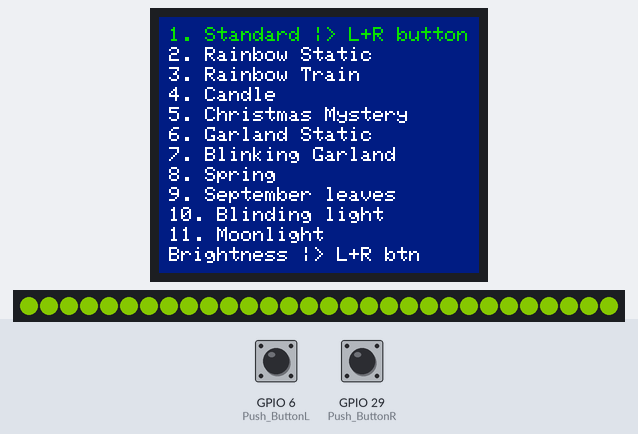
This sketch was run on a simulated ESP32-S3. Parts: 160×128 colour display, 30 RGB LEDs in strip order, left to right. The inputs (shaded band) are chosen by the test bench; at power-on: GPIO 6 (Push_ButtonL) LOW, GPIO 29 (Push_ButtonR) LOW. Dim RGB values are drawn brighter than linear; random numbers use the default seed unless the sketch sets one; what the sketch prints to the serial monitor is not drawn.

Above: at 1.4 s.
1.5 s: GPIO 6 (Push_ButtonL) pulled HIGH for 3.2 s
At 5.4 s:
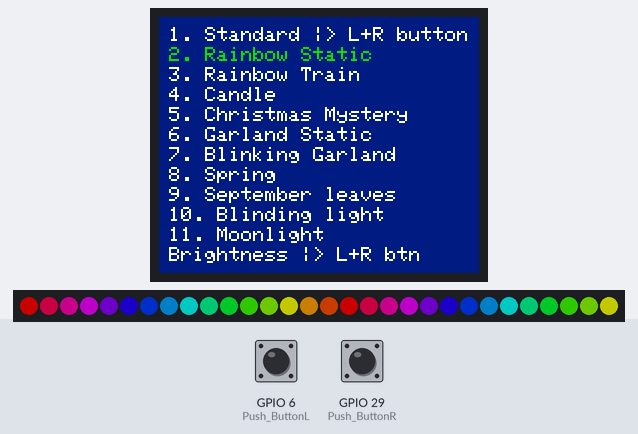
6.2 s: GPIO 29 (Push_ButtonR) pulled HIGH for 0.15 s
At 7.96 s:
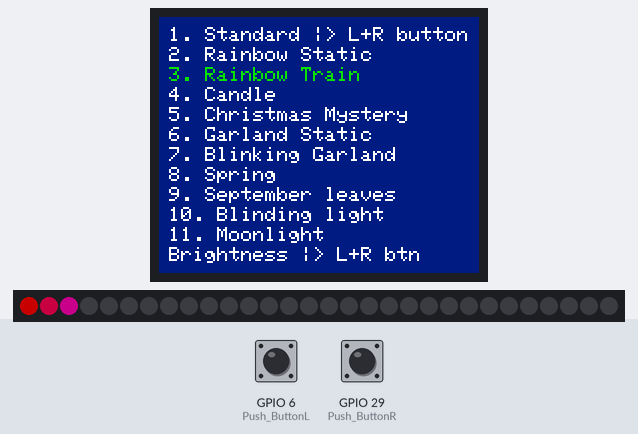
8.9 s: GPIO 29 (Push_ButtonR) pulled HIGH for 3.2 s
At 10.14 s:
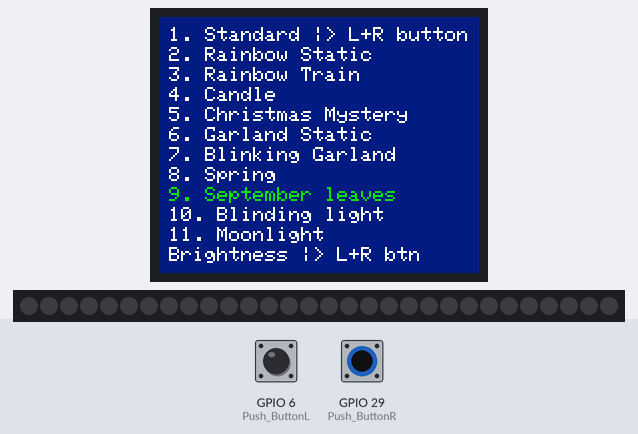
13.6 s: GPIO 29 (Push_ButtonR) pulled HIGH for 1 s
At 14.68 s:
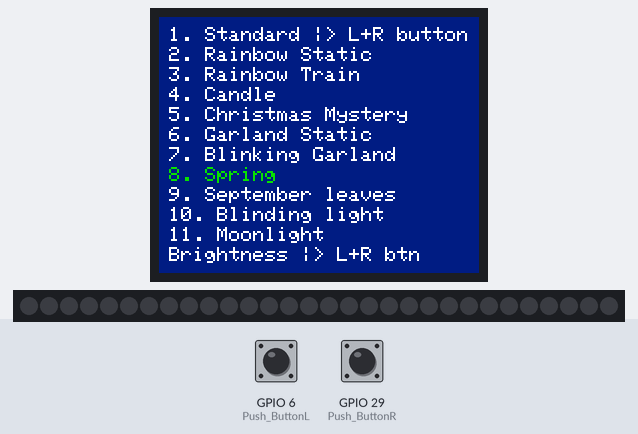
16.6 s: GPIO 6 (Push_ButtonL) pulled HIGH for 0.15 s
At 18.89 s:
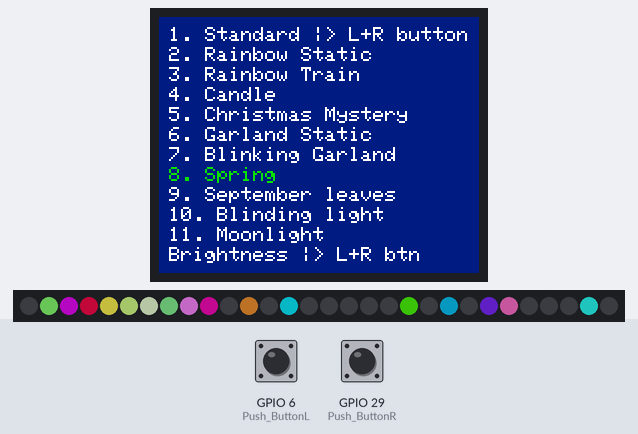
19.2 s: GPIO 6 (Push_ButtonL) pulled HIGH for 1 s
At 19.59 s:
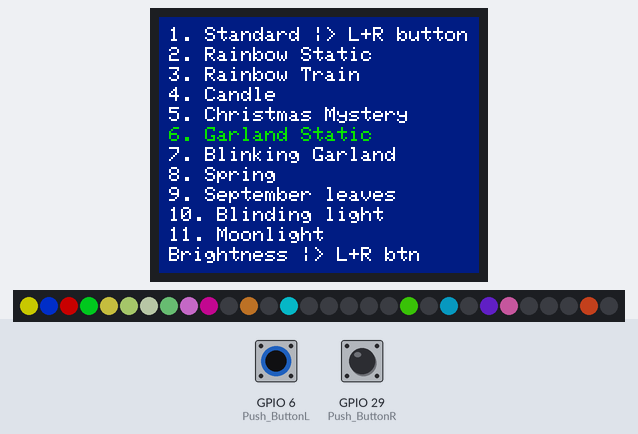

Measured:
- after the input at 1.5 s, the display: first changes after 0.15 s (image 1 shows a later state)
- after the input at 6.2 s, the display: changes at once (image 2)
- after the input at 13.6 s, the display: first changes after 0.16 s (image 4 shows a later state)

The sketch:

Firmware.ino
```cpp
#include "FastLED.h"

#include <SPI.h>

#include <Adafruit_GFX.h>

#include <Adafruit_ST7735.h>

#include <WiFi.h>

#define TFT_CS1 28

#define TFT_DC1 27

#define TFT_RST1 26

//number of leds in your led strip

#define NUM_LEDS 30

//Data pin

#define DATA_PIN 7

int CGColor = 1;

Adafruit_ST7735 tft = Adafruit_ST7735(TFT_CS1, TFT_DC1, TFT_RST1);

String Mode = "Standard |> L+R button";

int ChosenModeInt = 0;

int chooseRoGoB = 1;

String ChosenMode[] = {

"Standard |> L+R button",

"Rainbow Static",

"Rainbow Train",

"Candle",

"Christmas Mystery",

"Garland Static",

"Blinking Garland",

"Spring",

"September leaves",

"Blinding light",

"Moonlight",

"Brightness |> L+R btn"

};

const int Push_ButtonR = 29;

int Button_StateR = LOW;

const int Push_ButtonL = 6;

int Button_StateL = LOW;

int Canndlemode = 0;

int CandlebValue = 0;

String currentScrenn = "MainMenu";

int BrightnessLevel = 100;

int r = 171;

int g = 255;

int b = 0;

int color_array_for_rainbowMode[] = { 0xff0000, 0xff0055, 0xff00af, 0xef00ff, 0x8900ff, 0x2300ff, 0x003cff, 0x00a2ff, 0x00fff7, 0x00FF91, 0x00FF33, 0x3CFF00, 0x89FF00, 0xF7FF00, 0xFFA200, 0xFF4D00, 0xff0000, 0xff0055, 0xff00af, 0xef00ff, 0x8900ff, 0x2300ff, 0x003cff, 0x00a2ff, 0x00fff7, 0x00FF91, 0x00FF33, 0x3CFF00, 0x89FF00, 0xF7FF00, 0xFFA200, 0xFF4D00, 0xff0000, 0xff0055, 0xff00af, 0xef00ff, 0x8900ff, 0x2300ff, 0x003cff, 0x00a2ff, 0x00fff7, 0x00FF91, 0x00FF33, 0x3CFF00, 0x89FF00, 0xF7FF00, 0xFFA200, 0xFF4D00, 0xff0000, 0xff0055, 0xff00af, 0xef00ff, 0x8900ff, 0x2300ff, 0x003cff, 0x00a2ff, 0x00fff7, 0x00FF91, 0x00FF33, 0x3CFF00, 0x89FF00, 0xF7FF00, 0xFFA200, 0xFF4D00, 0xff0000, 0xff0055, 0xff00af, 0xef00ff, 0x8900ff, 0x2300ff, 0x003cff, 0x00a2ff, 0x00fff7, 0x00FF91, 0x00FF33, 0x3CFF00, 0x89FF00, 0xF7FF00, 0xFFA200, 0xFF4D00, 0xff0000, 0xff0055, 0xff00af, 0xef00ff, 0x8900ff,

0x2300ff, 0x003cff, 0x00a2ff, 0x00fff7, 0x00FF91, 0x00FF33, 0x3CFF00, 0x89FF00, 0xF7FF00, 0xFFA200,

0xFF4D00, 0xff0000, 0xff0055, 0xff00af, 0xef00ff, 0x8900ff, 0x2300ff, 0x003cff, 0x00a2ff, 0x00fff7, 0x00FF91,0x00FF33, 0x3CFF00, 0x89FF00, 0xF7FF00, 0xFFA200, 0xFF4D00, 0xff0000, 0xff0055, 0xff00af, 0xef00ff, 0x8900ff, 0x2300ff, 0x003cff, 0x00a2ff, 0x00fff7,0x00FF91, 0x00FF33, 0x3CFF00, 0x89FF00, 0xF7FF00, 0xFFA200, 0xFF4D00, 0xff0000, 0xff0055, 0xff00af, 0xef00ff, 0x8900ff, 0x2300ff, 0x003cff, 0x00a2ff, 0x00fff7, 0x00FF91, 0x00FF33, 0x3CFF00, 0x89FF00, 0xF7FF00, 0xFFA200, 0xFF4D00, 0xff0000, 0xff0055, 0xff00af, 0xef00ff, 0x8900ff, 0x2300ff, 0x003cff, 0x00a2ff, 0x00fff7, 0x00FF91, 0x00FF33, 0x3CFF00, 0x89FF00, 0xF7FF00, 0xFFA200, 0xFF4D00, 0xff0000, 0xff0055,

0xff00af, 0xef00ff, 0x8900ff, 0x2300ff, 0x003cff, 0x00a2ff, 0x00fff7, 0x00FF91, 0x00FF33, 0x3CFF00, 0x89FF00, 0xF7FF00, 0xFFA200, 0xFF4D00,

};

CRGB leds[NUM_LEDS];

void setup() {

tft.initR(INITR_BLACKTAB);

tft.setRotation(1);

tft.setTextColor(0x0f00);

function (Mode);

MainMenu();

Serial.begin(115200);

FastLED.addLeds < WS2811, DATA_PIN > (leds, NUM_LEDS);

pinMode(Push_ButtonR, INPUT);

pinMode(Push_ButtonL, INPUT);

}

void MainMenu() {

currentScrenn = "MainMenu";

tft.fillScreen(0x00f0);

tft.setTextSize(1);

if (Mode == ChosenMode[0]) {

tft.setTextColor(0x0f00);

} else {

tft.setTextColor(0xffff);

}

tft.setCursor(5, 5);

tft.print("1. " + ChosenMode[0]);

if (Mode == ChosenMode[1]) {

tft.setTextColor(0x0f00);

} else {

tft.setTextColor(0xffff);

}

tft.setCursor(5, 15);

tft.print("2. " + ChosenMode[1]);

if (Mode == ChosenMode[2]) {

tft.setTextColor(0x0f00);

} else {

tft.setTextColor(0xffff);

}

tft.setCursor(5, 25);

tft.print("3. " + ChosenMode[2]);

if (Mode == ChosenMode[3]) {

tft.setTextColor(0x0f00);

} else {

tft.setTextColor(0xffff);

}

tft.setCursor(5, 35);

tft.print("4. " + ChosenMode[3]);

if (Mode == ChosenMode[4]) {

tft.setTextColor(0x0f00);

} else {

tft.setTextColor(0xffff);

}

tft.setCursor(5, 45);

tft.print("5. " + ChosenMode[4]);

if (Mode == ChosenMode[5]) {

tft.setTextColor(0x0f00);

} else {

tft.setTextColor(0xffff);

}

tft.setCursor(5, 55);

tft.print("6. " + ChosenMode[5]);

if (Mode == ChosenMode[6]) {

tft.setTextColor(0x0f00);

} else {

tft.setTextColor(0xffff);

}

tft.setCursor(5, 65);

tft.print("7. " + ChosenMode[6]);

if (Mode == ChosenMode[7]) {

tft.setTextColor(0x0f00);

} else {

tft.setTextColor(0xffff);

}

tft.setCursor(5, 75);

tft.print("8. " + ChosenMode[7]);

if (Mode == ChosenMode[8]) {

tft.setTextColor(0x0f00);

} else {

tft.setTextColor(0xffff);

}

tft.setCursor(5, 85);

tft.print("9. " + ChosenMode[8]);

if (Mode == ChosenMode[9]) {

tft.setTextColor(0x0f00);

} else {

tft.setTextColor(0xffff);

}

tft.setCursor(5, 95);

tft.print("10. " + ChosenMode[9]);

if (Mode == ChosenMode[10]) {

tft.setTextColor(0x0f00);

} else {

tft.setTextColor(0xffff);

}

tft.setCursor(5, 105);

tft.print("11. " + ChosenMode[10]);

if (Mode == ChosenMode[11]) {

tft.setTextColor(0x0f00);

} else {

tft.setTextColor(0xffff);

}

tft.setCursor(5, 115);

tft.print(ChosenMode[11]);

}

void eraseLeds() {

for (int i = 0; i < NUM_LEDS; i++) {

leds[i] = CRGB(0, 0, 0);

}

FastLED.show();

}

void

function (String Mode) {

if (Mode == "Standard |> L+R button") {

FastLED.setBrightness(BrightnessLevel);

for (int i = 0; i < NUM_LEDS; i++) {

leds[i] = CRGB(r, g, b);

}

FastLED.show();

delay(40);

}

if (Mode == "Rainbow Static") {

FastLED.setBrightness(BrightnessLevel);

for (int i = 0; i < NUM_LEDS; i++) {

leds[i] = CRGB(color_array_for_rainbowMode[i]);

}

FastLED.show();

delay(40);

}

if (Mode == "Rainbow Train") {

eraseLeds();

for (int tr = 0; tr < NUM_LEDS; tr++) {

FastLED.setBrightness(BrightnessLevel);

for (int i = 0; i < 3; i++) {

leds[tr + i] = CRGB(color_array_for_rainbowMode[tr + i]);

}

FastLED.show();

delay(20);

for (int i = 3; i > 0; i--) {

leds[tr - i] = CRGB(0, 0, 0);

}

FastLED.show();

delay(20);

if (digitalRead(Push_ButtonR) == HIGH || digitalRead(Push_ButtonL) == HIGH) {

break;

return;

}

}

}

if (Mode == "Candle") {

FastLED.setBrightness(BrightnessLevel);

for (int i = 0; i < NUM_LEDS; i++) {

leds[i] = CRGB(255, 255, CandlebValue);

if (digitalRead(Push_ButtonR) == HIGH || digitalRead(Push_ButtonL) == HIGH) {

break;

return;

}

}

FastLED.show();

FastLED.setBrightness(CandlebValue);

if (CandlebValue > 90) {

Canndlemode = 0;

}

if (Canndlemode == 0) {

CandlebValue -= 1;

}

if (CandlebValue < 20) {

Canndlemode = 1;

}

if (Canndlemode == 1) {

CandlebValue += 1;

}

delay(5);

}

if (Mode == "Christmas Mystery") {

eraseLeds();

int NOLArr[NUM_LEDS / 2] = {};

for (int i = 0; i < NUM_LEDS / 2; i++) {

int randm_led = random(NUM_LEDS);

NOLArr[i] = randm_led;

leds[randm_led] = CRGB(255, 255, 255);

if (digitalRead(Push_ButtonR) == HIGH || digitalRead(Push_ButtonL) == HIGH) {

break;

return;

}

}

float delTime = 100 / BrightnessLevel;

for (int i = 0; i < BrightnessLevel; i++) {

FastLED.setBrightness(i);

delay(5 * delTime);

FastLED.show();

if (digitalRead(Push_ButtonR) == HIGH || digitalRead(Push_ButtonL) == HIGH) {

break;

return;

}

}

for (int i = BrightnessLevel; i > 1; i--) {

FastLED.setBrightness(i);

delay(5 * delTime);

FastLED.show();

if (digitalRead(Push_ButtonR) == HIGH || digitalRead(Push_ButtonL) == HIGH) {

break;

return;

}

}

FastLED.show();

}

if (Mode == "Blinking Garland") {

int GdArr[] = {

255,

255,

0,

0,

60,

255,

255,

0,

0,

0,

255,

40

};

float delTime = 100 / BrightnessLevel;

for (int i = 0; i < NUM_LEDS; i++) {

if (CGColor == 1) {

leds[i] = CRGB(GdArr[0], GdArr[1], GdArr[2]);

i++;

CGColor++;

}

if (CGColor == 2) {

leds[i] = CRGB(GdArr[3], GdArr[4], GdArr[5]);

i++;

CGColor++;

}

if (CGColor == 3) {

leds[i] = CRGB(GdArr[6], GdArr[7], GdArr[8]);

i++;

CGColor++;

}

if (CGColor == 4) {

leds[i] = CRGB(GdArr[9], GdArr[10], GdArr[11]);

CGColor = 1;

}

if (digitalRead(Push_ButtonR) == HIGH || digitalRead(Push_ButtonL) == HIGH) {

break;

return;

}

}

FastLED.show();

for (int i = 0; i < BrightnessLevel; i++) {

FastLED.setBrightness(i);

delay(10 * delTime);

FastLED.show();

if (digitalRead(Push_ButtonR) == HIGH || digitalRead(Push_ButtonL) == HIGH) {

break;

return;

}

}

for (int i = BrightnessLevel; i > 1; i--) {

FastLED.setBrightness(i);

delay(10 * delTime);

FastLED.show();

if (digitalRead(Push_ButtonR) == HIGH || digitalRead(Push_ButtonL) == HIGH) {

break;

return;

}

}

FastLED.show();

}

if (Mode == "Garland Static") {

FastLED.setBrightness(BrightnessLevel);

int GdArr[] = {

255,

255,

0,

0,

60,

255,

255,

0,

0,

0,

255,

40

};

for (int i = 0; i < NUM_LEDS; i++) {

if (CGColor == 1) {

leds[i] = CRGB(GdArr[0], GdArr[1], GdArr[2]);

i++;

CGColor++;

}

if (CGColor == 2) {

leds[i] = CRGB(GdArr[3], GdArr[4], GdArr[5]);

i++;

CGColor++;

}

if (CGColor == 3) {

leds[i] = CRGB(GdArr[6], GdArr[7], GdArr[8]);

i++;

CGColor++;

}

if (CGColor == 4) {

leds[i] = CRGB(GdArr[9], GdArr[10], GdArr[11]);

CGColor = 1;

}

if (digitalRead(Push_ButtonR) == HIGH || digitalRead(Push_ButtonL) == HIGH) {

break;

return;

}

}

FastLED.show();

}

if (Mode == "September leaves") {

eraseLeds();

int arrAutumnColors[] = {0x64FF00,0xff0000,0x00ff00,0xffff00,0x64FF00,0xff0000,0x00ff00,0xffff00,0x64FF00,

0xff0000,0x00ff00,0xffff00,0x64FF00,0xff0000,0x00ff00,0xffff00,0x64FF00,0xff0000,0x00ff00,

0xffff00,0x64FF00,0xff0000,0x00ff00,0xffff00,0x64FF00,0xff0000,0x00ff00,0xffff00,0x64FF00,

0xff0000, 0x00ff00, 0xffff00,0x64FF00,0xff0000,0x00ff00,0xffff00,0x64FF00,0xff0000,0x00ff00,0xffff00,

0x64FF00,0xff0000,0x00ff00,0xffff00,0x64FF00,0xff0000,0x00ff00,0xffff00,0x64FF00,0xff0000,0x00ff00,

0xffff00,0x64FF00,0xff0000,0x00ff00,0xffff00,0x64FF00,0xff0000,0x00ff00,0xffff00,0x64FF00,0xff0000,

0x00ff00,0xffff00,0x64FF00,0xff0000,0x00ff00,0xffff00,0x64FF00,0xff0000,0x00ff00,0xffff00,

0x64FF00,0xff0000,0x00ff00,0xffff00,0x64FF00,0xff0000,0x00ff00,0xffff00,0x64FF00,0xff0000,

0x00ff00,0xffff00,0x64FF00,0xff0000,0x00ff00,0xffff00,0x64FF00,0xff0000,0x00ff00,0xffff00,0x64FF00,

0xff0000, 0x00ff00,0xffff00,0x64FF00,0xff0000,0x00ff00,0xffff00,0x64FF00,0xff0000,0x00ff00,0xffff00,

0x64FF00,0xff0000,0x00ff00,0xffff00,0x64FF00,0xff0000,0x00ff00,0xffff00,0x64FF00,0xff0000,0x00ff00,

0xffff00,0x64FF00,0xff0000,0x00ff00,0xffff00,0x64FF00,0xff0000,0x00ff00,0xffff00,0x64FF00,0xff0000,

0x00ff00,0xffff00,0x64FF00,0xff0000,0x00ff00,0xffff00,0x64FF00,0xff0000,0x00ff00,0xffff00,0x64FF00,

0xff0000,0x00ff00,0xffff00,0x64FF00,0xff0000,0x00ff00,0xffff00,0x64FF00,0xff0000,0x00ff00,0xffff00,

0x64FF00,

0xff0000,

0x00ff00,

0xffff00,

0x64FF00,

0xff0000,

0x00ff00,

0xffff00,

0x64FF00,

0xff0000,

0x00ff00,

0xffff00,

0x64FF00,

0xff0000,

0x00ff00,

0xffff00,

0x64FF00,

0xff0000,

0x00ff00,

0xffff00,

0x64FF00,

0xff0000,

0x00ff00,

0xffff00,

0x64FF00,

0xff0000,

0x00ff00,

0xffff00,

0x64FF00,

0xff0000,

0x00ff00,

0xffff00,

0x64FF00,

0xff0000,

0x00ff00,

0xffff00,

0x64FF00,

0xff0000,

0x00ff00,

0xffff00,

0x64FF00,

0xff0000,

0x00ff00,

0xffff00,

0x64FF00,

0xff0000,

0x00ff00,

0xffff00,

0x64FF00,

0xff0000,

0x00ff00,

0xffff00,

0x64FF00,

0xff0000,

0x00ff00,

0xffff00,

0x64FF00,

0xff0000,

0x00ff00,

0xffff00,

0x64FF00,

0xff0000,

0x00ff00,

0xffff00,

0x64FF00,

0xff0000,

0x00ff00,

0xffff00,

0x64FF00,

0xff0000,

0x00ff00,

0xffff00,

0x64FF00,

0xff0000,

0x00ff00,

0xffff00,

0x64FF00,

0xff0000,

0x00ff00,

0xffff00,

0x64FF00,

0xff0000,

0x00ff00,

0xffff00,

0x64FF00,

0xff0000,

0x00ff00,

0xffff00,

0x64FF00,

0xff0000,

0x00ff00,

0xffff00,

0x64FF00,

0xff0000,

0x00ff00,

0xffff00,

0x64FF00,

0xff0000,

0x00ff00,

0xffff00,

0x64FF00,

0xff0000,

0x00ff00,

0xffff00,

0x64FF00,

0xff0000,

0x00ff00,

0xffff00,

0x64FF00,

0xff0000,

0x00ff00,

0xffff00,

0x64FF00,

0xff0000,

0x00ff00,

0xffff00,

0x64FF00,

0xff0000,

0x00ff00,

0xffff00,

0x64FF00,

0xff0000,

0x00ff00,

0xffff00,

0x64FF00,

0xff0000,

0x00ff00,

0xffff00,

0x64FF00,

0xff0000,

0x00ff00,

0xffff00,

0x64FF00,

0xff0000,

0x00ff00,

0xffff00,

0x64FF00,

0xff0000,

0x00ff00,

0xffff00,

};

FastLED.setBrightness(BrightnessLevel);

float delTime = 100 / BrightnessLevel;

for (int i = 0; i < NUM_LEDS; i++) {

int randm_led = random(NUM_LEDS);

leds[randm_led] = CRGB(arrAutumnColors[i]);

delay(120);

FastLED.show();

if (digitalRead(Push_ButtonR) == HIGH || digitalRead(Push_ButtonL) == HIGH) {

break;

return;

}

}

for (int i = BrightnessLevel; i > 0; i--) {

FastLED.setBrightness(i);

delay(20 * delTime);

FastLED.show();

if (digitalRead(Push_ButtonR) == HIGH || digitalRead(Push_ButtonL) == HIGH) {

break;

return;

}

}

}

if (Mode == "Blinding light") {

FastLED.setBrightness(BrightnessLevel);

for (int i = 0; i < NUM_LEDS; i++) {

leds[i] = CRGB(255, 255, 255);

FastLED.show();

}

delay(50);

for (int i = 0; i < NUM_LEDS; i++) {

leds[i] = CRGB(0, 0, 0);

FastLED.show();

}

delay(50);

}

if (Mode == "Moonlight") {

FastLED.setBrightness(BrightnessLevel);

for (int i = 0; i < NUM_LEDS; i++) {

leds[i] = CRGB(220, 220, 200);

}

FastLED.show();

float delTime = 100 / BrightnessLevel;

for (int i = BrightnessLevel / 1.15; i < BrightnessLevel; i++) {

FastLED.setBrightness(i);

delay(5 * delTime);

FastLED.show();

}

for (int i = BrightnessLevel; i > BrightnessLevel / 1.15; i--) {

FastLED.setBrightness(i);

delay(5 * delTime);

FastLED.show();

}

delay(40);

}

if (Mode == "Spring") {

eraseLeds();

int arrSpringColors[] = {226, 9,67,226,9,168,212,9,226,245,205,245,130,246,107,196,118,40,242,231,78,33,197, 247,0,26,255,226,9,67,226,9,168,212,9,226,245,205,245,130,246,107,196,118,40,242,231,78,33,197,247,

0,26,255,226,9,67,226,9,168,212,9,226,245,205,245,130,246,107,196,118,40,242,231,78,33,197,247,0,26,255,226,9,67,226,9,168,212,9,226,245,205,245,130,246,107,196,118,40,242,231,78,33,197,247,0,26,255,

26,9,67,226,9,168,212,9,226,245,205,245,130,246,107,196,118,40,242,231,78,33,197,247,0,26,255,226,

9,67,226,9,168,212,9,226,245,205,245,130,246,107,196,118,40,242,231,78,33,197,247,0,26,255,226,9,67,226,9,168,212,9,226,245,205,245,130,246,107,196,118,40,242,231,78,33,197,247,0,26,255,226,9,67,226,

9,168,212,9,226,245,205,245,130,246,107,196,118,40,242,231,78,33,197,247,0,26,255,226,9,67,226,9,

168,212,9,226,245,205,245,130,246,107,196,118,40,242,231,78,33,197,247,0,26,255,226,9,67,226,9,168,

212,9,226,245,205,245,130,246,107,196,118,40,242,231,78,33,197,247,0,26,255,226,9,67,226,9,168,212,

9,226,

245,205,245,130,246,107,196,118,40,242,231,78,33,197,247,0,26,255,226,9,67,226,9,168,212,9,226,245,

205,

245,130,246,107,196,118,40,242,231,78,33,197,247,0,26,255,226,9,67,226,9,168,212,9,226,245,205,245,

130,246,107,196,118,40,242,231,78,33,197,247,0,26,255,226,9,67,226,9,168,212,9,226,245,205,245,130,

246,107,196,118,40,242,231,78,33,197,247,0,26,255,226,9,67,226,9,168,212,9,226,245,205,245,130,246,

107,196,118,40,242,231,78,33,197,247,0,26,255,226,9,67,226,9,168,212,9,226,245,205,245,130,246,107,

196,118,40,242,231,78,33,197,247,0,26,255,226,9,67,226,9,168,212,9,226,245,205,245,130,246,107,196,

118,40,242,231,78,33,197,247,0,26,255,226,9,67,226,9,168,212,9,226,245,205,245,130,246,107,196,118,

40,242,231,78,33,197,247,0,26,255,226,9,67,226,9,168,212,9,226,245,205,245,130,246,107,196,118,40,

242,231,78,33,197,247,0,26,255,226,9,67,226,9,168,212,9,226,245,205,245,130,246,107,196,118,40,242,

231,78,33,197,247,0,26,255,226,9,67,226,9,168,212,9,226,245,205,245,130,246,107,196,118,40,242,231,

78,33,197,247,0,26,255,226,9,67,226,9,168,212,9,226,245,205,245,130,246,107,196,118,40,242,231,78,

33,197,247,0,26,255,226,9,67,226,9,168,212,9,226,245,205,245,130,246,107,196,118,40,242,231,78,33,

197,247,0,26,255,226,9,67,226,9,168,212,9,226,245,205,245,130,246,107,196,118,40,242,231,78,33,197,

247,0,26,255,226,9,67,226,9,168,212,9,226,245,205,245,130,246,107,196,118,40,242,231,78,33,197,247,

0,26,255,226,9,67,226,9,168,212,9,226,245,205,245,130,246,107,196,118,40,242,231,78,33,197,247,0,26,

55,226,9,67,226,9,168,212,9,226,245,205,245,130,246,107,196,118,40,242,231,78,33,197,247,0,26,255,

226,9,67,226,9,168,212,9,226,245,205,245,130,246,107,196,118,40,242,231,78,33,197,247,0,26,255,226,

9,67,

226,9,168,212,9,226,245,205,245,130,246,107,196,118,40,242,231,78,33,197,247,0,26,255,226,9,67,226,

9,168,212,9,226,245,205,245,130,246,107,196,118,40,242,231,78,33,197,247,0,26,255,226,9,67,226,9,

168,212,9,226,245,205,245,130,246,107,196,118,40,242,231,78,33,197,247,0,26,255,226,9,67,226,9,168,

212,9,226,245,205,245,130,246,107,196,118,40,242,231,8,33,197,247,0, 26, 255,

};

int NOLArr[NUM_LEDS] = {};

FastLED.setBrightness(BrightnessLevel);

float delTime = 100 / BrightnessLevel;

for (int i = 0; i < NUM_LEDS / 1.5; i++) {

int randm_led = random(NUM_LEDS);

leds[randm_led] = CRGB(arrSpringColors[i], arrSpringColors[i + 1], arrSpringColors[i + 2]);

delay(100);

FastLED.show();

if (digitalRead(Push_ButtonR) == HIGH || digitalRead(Push_ButtonL) == HIGH) {

break;

return;

}

}

for (int i = BrightnessLevel; i > 0; i--) {

FastLED.setBrightness(i);

delay(8 * delTime);

FastLED.show();

if (digitalRead(Push_ButtonR) == HIGH || digitalRead(Push_ButtonL) == HIGH) {

break;

return;

}

}

}

if (Mode == "Brightness |> L+R btn") {

FastLED.setBrightness(BrightnessLevel);

for (int i = 0; i < NUM_LEDS; i++) {

leds[i] = CRGB(r, g, b);

}

FastLED.show();

delay(40);

}

}

void loadRGBScreen() {

currentScrenn = "ChangeRGB";

tft.fillScreen(0x0000);

tft.setCursor(10, 5);

tft.print("Press L+R button to choose the next color or exit");

tft.setTextSize(1);

tft.setCursor(15, 64);

tft.setTextColor(0xf000);

tft.print("R:" + String(r));

tft.setCursor(65, 64);

tft.setTextColor(0x0f00);

tft.print("G:" + String(g));

tft.setCursor(115, 64);

tft.setTextColor(0x00f0);

tft.print("B:" + String(b));

tft.setTextColor(0xffff);

tft.setCursor(10, 80);

tft.print("Press LEFT button to lower value, and RIGHT button to upper value");

}

void loadBrightnessScreen() {

tft.fillScreen(0x0000);

tft.setTextColor(0xffff);

tft.setTextSize(1);

tft.setCursor(10, 5);

tft.print("Press L+R button to exit");

tft.setCursor(40, 40);

tft.print("Brightness:" + String(BrightnessLevel));

tft.setCursor(10, 70);

tft.print("Press LEFT button to lower brightness, and RIGHT button to upper brightness");

currentScrenn = "Brightness";

}

void loop() {

Button_StateR = digitalRead(Push_ButtonR);

Button_StateL = digitalRead(Push_ButtonL);

if (Button_StateR == HIGH and Button_StateL == HIGH) {

if (Mode == "Standard |> L+R button") {

if (currentScrenn == "MainMenu") {

loadRGBScreen();

chooseRoGoB = -1;

}

if (currentScrenn == "ChangeRGB") {

chooseRoGoB += 1;

if (chooseRoGoB == 3) {

currentScrenn = "MainMenu";

chooseRoGoB = -1;

ChosenModeInt = 0;

Mode = ChosenMode[ChosenModeInt];

MainMenu();

function (Mode);

}

}

}

if (Mode == "Brightness |> L+R btn") {

int cusc = 0;

if (currentScrenn == "MainMenu") {

cusc = 0;

}

if (currentScrenn == "Brightness") {

cusc = 1;

}

switch (cusc) {

case 0:

loadBrightnessScreen();

break;

case 1:

currentScrenn = "MainMenu";

MainMenu();

function (Mode);

break;

}

}

}

if (Button_StateR == HIGH && Button_StateL == LOW) {

if (currentScrenn == "MainMenu") {

ChosenModeInt += 1;

if (ChosenModeInt == (-1)) {

ChosenModeInt = 11;

}

if (ChosenModeInt == 12) {

ChosenModeInt = 0;

}

Mode = ChosenMode[ChosenModeInt];

Serial.println(Mode);

Serial.println(ChosenMode[ChosenModeInt]);

MainMenu();

function (Mode);

}

if (currentScrenn == "ChangeRGB") {

if (chooseRoGoB == 0) {

r += 2;

if (r > 255) {

r = 0;

}

if (r < 0) {

r = 255;

}

loadRGBScreen();

}

if (chooseRoGoB == 1) {

g += 2;

if (g > 255) {

g = 0;

}

if (g < 0) {

g = 255;

}

loadRGBScreen();

}

if (chooseRoGoB == 2) {

b += 2;

if (b > 255) {

b = 0;

}

if (b < 0) {

b = 255;

}

loadRGBScreen();

}

}

if (currentScrenn == "Brightness") {

BrightnessLevel += 1;

if (BrightnessLevel == 101) {

BrightnessLevel = 0;

}

loadBrightnessScreen();

function (Mode);

}

}

if (Button_StateL == HIGH && Button_StateR == LOW) {

if (currentScrenn == "MainMenu") {

ChosenModeInt -= 1;

if (ChosenModeInt == (-1)) {

ChosenModeInt = 11;

}

if (ChosenModeInt == 12) {

ChosenModeInt = 0;

}

Mode = ChosenMode[ChosenModeInt];

Serial.println(Mode);

Serial.println(ChosenMode[ChosenModeInt]);

MainMenu();

function (Mode);

}

if (currentScrenn == "ChangeRGB") {

if (chooseRoGoB == 0) {

r -= 2;

if (r > 255) {

r = 0;

}

if (r < 0) {

r = 255;

}

loadRGBScreen();

}

if (chooseRoGoB == 1) {

g -= 2;

if (g > 255) {

g = 0;

}

if (g < 0) {

g = 255;

}

loadRGBScreen();

}

if (chooseRoGoB == 2) {

b -= 2;

if (b > 255) {

b = 0;

}

if (b < 0) {

b = 255;

}

loadRGBScreen();

}

}

if (currentScrenn == "Brightness") {

BrightnessLevel -= 1;

if (BrightnessLevel == (-1)) {

BrightnessLevel = 100;

}

loadBrightnessScreen();

function (Mode);

}

}

function (Mode);

delay(100);

}

//This code has a little modification by Northstrix
```
